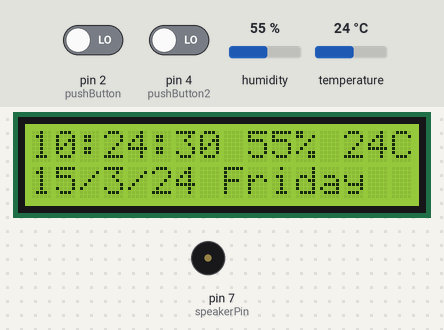
A sketch run on a simulated Arduino Uno, built with avr-gcc and run on an emulated ATmega328P. Shown: 16×2 character LCD, buzzer (waves = sounding, pin HIGH). Wiring (inferred from the names in the program): DHT11 sensor: data pin 12; DS3231 clock at I2C address 0x68. The test bench sets the inputs (shaded band); at power-on: humidity 55 %, temperature 24 °C, pin 2 (pushButton) LOW, pin 4 (pushButton2) LOW. The local clock reads 2024-03-15 10:24:30 at power-on unless the sketch sets it; what the sketch prints to the serial monitor is not drawn.

Above: at 1.2 s.
1.3 s: humidity set to 22 %
At 4.1 s:
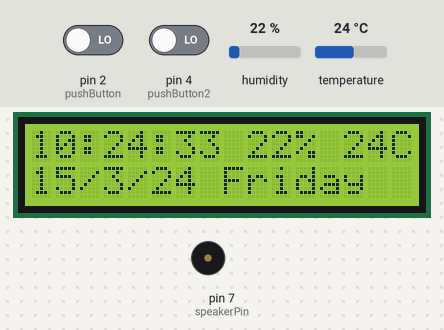
4.2 s: temperature set to 12 °C
At 5.7 s:
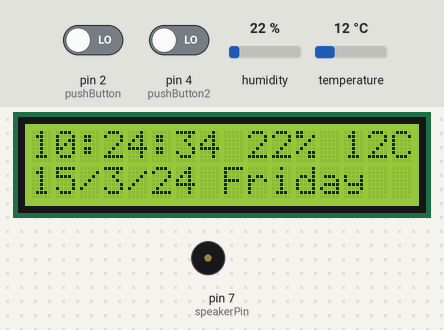
6.6 s: humidity set to 40 %
At 8.3 s:
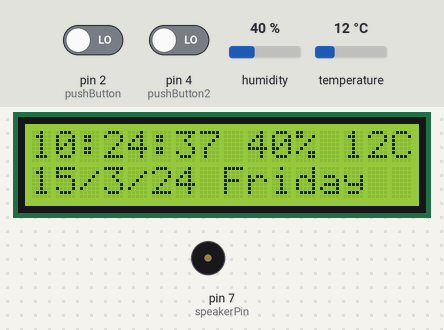
8.9 s: temperature set to 19 °C
At 10.4 s:
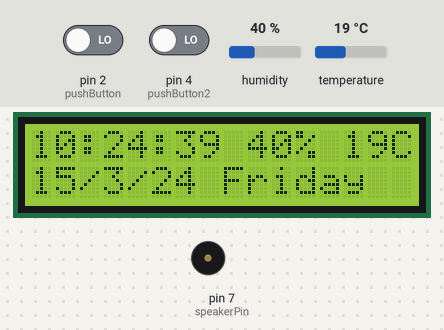
11.3 s: pin 2 (pushButton) driven HIGH and pin 4 (pushButton2) driven HIGH
At 12.11 s:
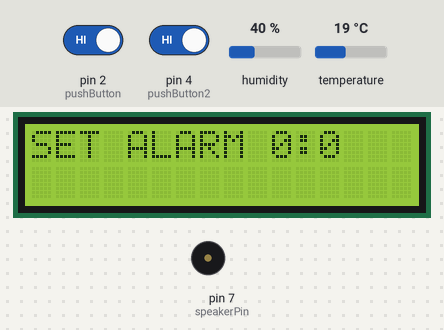
14.6 s: pin 4 (pushButton2) driven LOW
At 15.43 s:
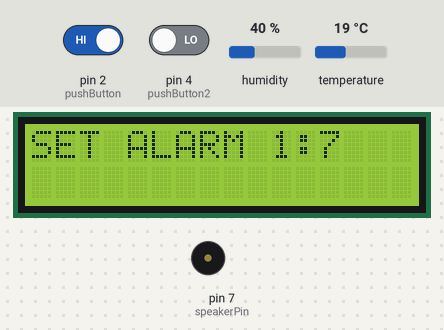
Timing chart, 0 to 17.6 s (numbered marks = the images above; inputs shaded):
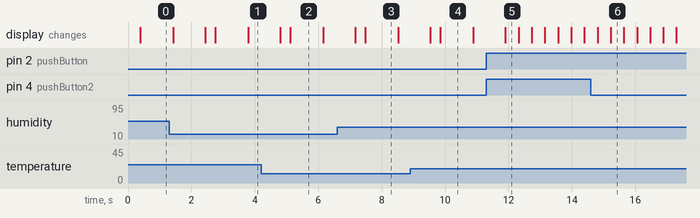

Measured:
- after the input at 11.3 s, the display: changes after 0.60 s (image 5)
- what the display in image 2 shows lasts 1.1 s, from 5.1 s to 6.2 s
- what the display in image 5 shows lasts 0.4 s, from 11.9 s to 12.3 s

The sketch:

lcd_time_temp_humidity_buzz_melody_twobutton.ino
```cpp
 #include "Wire.h"
#include <LiquidCrystal_I2C.h>
LiquidCrystal_I2C lcd(0x3F, 2, 1, 0, 4, 5, 6, 7, 3, POSITIVE);
#define DS3231_I2C_ADDRESS 0x68
#include "DHT.h"
#define DHTPIN 12     // what digital pin we're connected to
// for swtiching alarm option ant set time option
int pushButton=2;//pin of the button to set time and hour
int pushButton2=4;//pin of the button to change minutes
int state=0;
int reading;// for the first button
int reading2;//for the second button
int previous=LOW;
long time=0;
long debounce=200;
//for setting alarm time
int ahour=0;
int aminute=0;
//for setting time
int shour=0;
int sminute=0;
// Uncomment whatever type you're using!
#define DHTTYPE DHT11   // DHT 11
DHT dht(DHTPIN, DHTTYPE);
// Convert normal decimal numbers to binary coded decimal
byte decToBcd(byte val)
{
  return( (val/10*16) + (val%10) );
}

// Convert binary coded decimal to normal decimal numbers
byte bcdToDec(byte val)
{
  return( (val/16*10) + (val%16) );
}
// this part for melody
int speakerPin = 7;// buzzer pin

int length = 15; // the number of notes
char notes[] = "ccggaagffeeddc "; // a space represents a rest
int beats[] = { 1, 1, 1, 1, 1, 1, 2, 1, 1, 1, 1, 1, 1, 2, 4 };
int tempo = 300;

void playTone(int tone, int duration) {
  for (long i = 0; i < duration * 1000L; i += tone * 2) {
    digitalWrite(speakerPin, HIGH);
    delayMicroseconds(tone);
    digitalWrite(speakerPin, LOW);
    delayMicroseconds(tone);
  }
}
void playNote(char note, int duration) {
  char names[] = { 'c', 'd', 'e', 'f', 'g', 'a', 'b', 'C' };
  int tones[] = { 1915, 1700, 1519, 1432, 1275, 1136, 1014, 956 };

  // play the tone corresponding to the note name
  for (int i = 0; i < 8; i++) {
    if (names[i] == note) {
      playTone(tones[i], duration);
    }
  }
}
// melody done

void setup()
{
  Wire.begin();
  Serial.begin(9600);
   lcd.begin(16,2);
   dht.begin();
   pinMode(speakerPin,OUTPUT);
   pinMode(pushButton, INPUT); // first button
   pinMode(pushButton2, INPUT); // second button
  // set the initial time here:
  // DS3231 seconds, minutes, hours, day, date, month, year
  //setDS3231time(30,13,22,1,23,10,16); // set time once after it will be saved in RTC
}

void setDS3231time(byte second, byte minute, byte hour, byte dayOfWeek, byte
dayOfMonth, byte month, byte year)
{
  // sets time and date data to DS3231
  Wire.beginTransmission(DS3231_I2C_ADDRESS);
  Wire.write(0); // set next input to start at the seconds register
  Wire.write(decToBcd(second)); // set seconds
  Wire.write(decToBcd(minute)); // set minutes
  Wire.write(decToBcd(hour)); // set hours
  Wire.write(decToBcd(dayOfWeek)); // set day of week (1=Sunday, 7=Saturday)
  Wire.write(decToBcd(dayOfMonth)); // set date (1 to 31)
  Wire.write(decToBcd(month)); // set month
  Wire.write(decToBcd(year)); // set year (0 to 99)
  Wire.endTransmission();
}

void readDS3231time(byte *second,
byte *minute,
byte *hour,
byte *dayOfWeek,
byte *dayOfMonth,
byte *month,
byte *year)
{
  Wire.beginTransmission(DS3231_I2C_ADDRESS);
  Wire.write(0); // set DS3231 register pointer to 00h
  Wire.endTransmission();
  Wire.requestFrom(DS3231_I2C_ADDRESS, 7);
  // request seven bytes of data from DS3231 starting from register 00h
  *second = bcdToDec(Wire.read() & 0x7f);
  *minute = bcdToDec(Wire.read());
  *hour = bcdToDec(Wire.read() & 0x3f);
  *dayOfWeek = bcdToDec(Wire.read());
  *dayOfMonth = bcdToDec(Wire.read());
  *month = bcdToDec(Wire.read());
  *year = bcdToDec(Wire.read());
}

void displayTime()
{
  byte second, minute, hour, dayOfWeek, dayOfMonth, month, year;
  // retrieve data from DS3231
  readDS3231time(&second, &minute, &hour, &dayOfWeek, &dayOfMonth, &month,
  &year);
  // send it to the serial monitor
  lcd.clear();
  lcd.print(hour);
  Serial.print(hour, DEC);
  // convert the byte variable to a decimal number when displayed
  Serial.print(":");
  lcd.print(":");
  if (minute<10)
  {
    Serial.print("0");
    lcd.print("0");
  }
  lcd.print(minute);
  Serial.print(minute, DEC);
  Serial.print(":");
  lcd.print(":");
  if (second<10)
  {
    Serial.print("0");
    lcd.print("0");
  }
  lcd.print(second);
  Serial.print(second, DEC);
  Serial.print(" ");
  lcd.print(" ");
  float h = dht.readHumidity();
  // Read temperature as Celsius (the default)
  float t = dht.readTemperature();
  // Read temperature as Fahrenheit (isFahrenheit = true)
  float f = dht.readTemperature(true);

  // Check if any reads failed and exit early (to try again).
  if (isnan(h) || isnan(t) || isnan(f)) {
    Serial.println("Failed to read from DHT sensor!");
    return;
  }

  // Compute heat index in Fahrenheit (the default)
  //float hif = dht.computeHeatIndex(f, h);
  // Compute heat index in Celsius (isFahreheit = false)
  //float hic = dht.computeHeatIndex(t, h, false);

  Serial.print("Humidity: ");
  lcd.print(h,0);
  Serial.print(h);
  lcd.print("%");
  Serial.print(" %\t");
  lcd.print(" ");
  Serial.print("Temperature: ");
  Serial.print(t);

  lcd.print(t,0);
  lcd.print("C");

  Serial.print(" *C ");
  Serial.print(f);
  Serial.print(" *F\t");
  Serial.print("Heat index: ");
//  Serial.print(hic);
  //Serial.print(" *C ");
  //Serial.print(hif);
  //Serial.println(" *F");

  Serial.print(dayOfMonth, DEC);
  lcd.setCursor(0,1);
  lcd.print(dayOfMonth);
  Serial.print("/");
  lcd.print("/");
  lcd.print(month);
  Serial.print(month, DEC);
  Serial.print("/");
  lcd.print("/");
  Serial.print(year, DEC);
  lcd.print(year);
  Serial.print(" Day of week: ");
  lcd.print(" ");
  switch(dayOfWeek){
  case 1:
    Serial.println("Sunday");
    lcd.print("Sunday");
    break;
  case 2:
    Serial.println("Monday");
    lcd.print("Monday");
    break;
  case 3:
    Serial.println("Tuesday");
    lcd.print("Tuesday");
    break;
  case 4:
    Serial.println("Wednesday");
    lcd.print("Wednesday");
    break;
  case 5:
    Serial.println("Thursday");
     lcd.print("Thursday");
    break;
  case 6:
    Serial.println("Friday");
    lcd.print("Friday");
    break;
  case 7:
    lcd.print("Saturday");
    Serial.println("Saturday");
    break;
    }
    if (hour ==ahour && minute==aminute && (second>0&&second<10)){
     for (int i = 0; i < length; i++) {
    if (notes[i] == ' ') {
      delay(beats[i] * tempo); // rest
    } else {
      playNote(notes[i], beats[i] * tempo);
    }

    // pause between notes
    delay(tempo / 2);
     }
    }
}

void loop()
{
  reading=digitalRead(pushButton);
  reading2=digitalRead(pushButton2);
  if (reading==HIGH && reading2==HIGH && previous==LOW && millis()-time>debounce){
    if(state==0)
    state=1;
    else if (state==1)
    state=2;
    else
    state=0;
    time=millis();
  }
  previous=reading;
  if(state==0){

  displayTime();// display the real-time clock data on the Serial Monitor,
  delay(1000); // every second

  }
  if (state==1){
    lcd.clear();
  lcd.print("SET ALARM ");
  lcd.print(ahour);
  lcd.print(":");
  lcd.print(aminute);
  reading=digitalRead(pushButton);
  reading2=digitalRead(pushButton2);
   if (reading2==HIGH&&aminute<59)
    aminute=aminute+1;
    else if (aminute==59)
    aminute=0;
    else if (reading==HIGH&&ahour<23)
    ahour=ahour+1;
    else if (ahour==23)
    ahour=0;
  delay(400);

  }
  if (state==2){
    byte second, minute, hour, dayOfWeek, dayOfMonth, month, year;
   //retrieve data from DS3231
  readDS3231time(&second, &minute, &hour, &dayOfWeek, &dayOfMonth, &month,
  &year);
   reading=digitalRead(pushButton);
  reading2=digitalRead(pushButton2);
  shour=hour;
  sminute=minute;
        lcd.clear();
  lcd.print("SET TIME ");
  lcd.print(shour);
  lcd.print(":");
  lcd.print(sminute);

     if (reading2==HIGH&&sminute<59&& previous==LOW&&millis()-time>debounce)
    sminute=sminute+1;
    else if (sminute==59)
    sminute=0;
    else if (reading==HIGH&&shour<23&&millis()-time>debounce)
    shour=shour+1;
    else if (shour==23)
    shour=0;
   time=millis();
   if (hour==!shour||minute==!sminute){

setDS3231time(0,sminute,shour,dayOfWeek, dayOfMonth, month,
  year);
   }
  delay(500);

  }


  }
```
